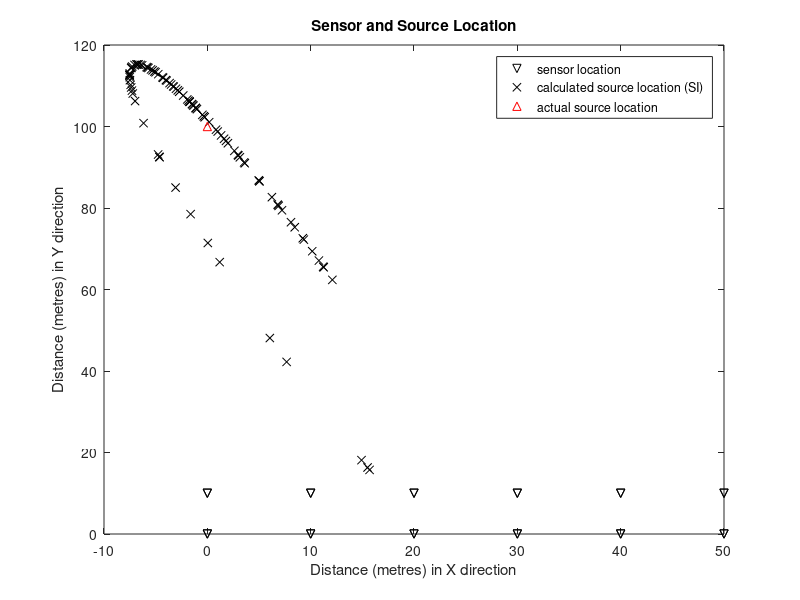

Here is the MATLAB script that generated this plot:
clc;
close all;
clear all;% N sensors, 1 source. Using sensor 1 as reference i.e (x1=0, y1=0, z1=0)
% -----------------------------------------------------
% Definition
% -----------------------------------------------------
nRun=100; % number of Monte Carlo runs
% uncomment one of them
 bML=0; % turn off ML calculation
%bML=1; % turn on ML calculation
% uncomment one of them
perturb=0; % turn off location perturbation
% perturb=1; % turn on location perturbation
% ----------------------------------------------------------------
% Actual source location (m) in Cartesian coordinates x, y and z
% Note: For simplicity, we only varies y for our simulation
% ----------------------------------------------------------------
xs_src_actual=[0];
% Varies the Y position (Choose 1)
%------------------------------------
ys_src_actual=[100]; %100 m
zs_src_actual=[0];
Rs_actual=sqrt(xs_src_actual.^2 + ys_src_actual.^2 + zs_src_actual.^2);
% calculate corresponding range Rs
bearing_actual=[xs_src_actual; ys_src_actual; zs_src_actual]/Rs_actual;
% calculate corresponding bearing
% ----------------------------------------------------------------
% Actual sensor location (m) in Cartesian coordinates x, y and z
% Note: For simplicity, we only use integers and then multiply with
% a scaling factor to produce the actual coordinates.
% e.g. [5 10 15] = [1 2 3] * 5 ;
% ----------------------------------------------------------------
% Scale wrt to 1m (Choose 1)
%------------------------------
scale_dist = 10; % 10 m
% (Choose 1 of the following sensor configuration for study)
%-------------------------------------------------------------
% 12x2 sensors arranged 2 rows
  xi=[0 0 1 1 2 2 3 3 4 4 5 5 0 0 1 1 2 2 3 3 4 4 5 5 ].*scale_dist;
  yi=[0 1 0 1 0 1 0 1 0 1 0 1 0 1 0 1 0 1 0 1 0 1 0 1].*scale_dist;
  zi=[0 0 0 0 0 0 0 0 0 0 0 0 1 1 1 1 1 1 1 1 1 1 1 1].*1.0;
 %20x2 sensors arranged 2 rows
%  xi=[0 0 1 1 2 2 3 3 4 4 5 5 6 6 7 7 8 8 9 9 0 0 1 1 2 2 3 3 4 4 5 5 6 6 7 7 8 8 9 9].*scale_dist;
%  yi=[0 1 0 1 0 1 0 1 0 1 0 1 0 1 0 1 0 1 0 1 0 1 0 1 0 1 0 1 0 1 0 1 0 1 0 1 0 1 0 1].*scale_dist;
%  zi=[0 0 0 0 0 0 0 0 0 0 0 0 0 0 0 0 0 0 0 0 1 1 1 1 1 1 1 1 1 1 1 1 1 1 1 1 1 1 1 1].*1.0;
% % Soldier configuration (each with 2 sensors). z= 1m apart vertically
temp=size(xi);
nSen=temp(1,2); % number of sensor (>4)
noisestd=1;
if (perturb==1)
randn('state',0);
tmp1=randn(3, nSen);
for i=1:2:nSen
xi(i)= xi(i) + noisestd*tmp1(1,i);
xi(i+1)= xi(i+1)+(noisestd+0.01)*tmp1(1,i); % less variance on the body
yi(i)= yi(i) + noisestd*tmp1(2,i);
yi(i+1)= yi(i+1)+(noisestd+0.01)*tmp1(2,i); % less variance on the body
end
zi=zi+0.01*tmp1(3,:); % less variance on the body
end
% RD noise (Choose 1)
% -----------------------------------------------------
Noise_Factor=0.02;
 % noise std = Std_Norm * (source distance). %we expect bigger noise variance for larger distance.
Noise_Var=(Noise_Factor*Rs_actual)^2;
% -----------------------------------------------------
% Functions
% -----------------------------------------------------
% Random Process
% AWGN
randn('state',0);
noise = sqrt(Noise_Var)*randn(nRun, 1);
%noise_mean = mean(noise, 2); % average along row
for k=1:nRun % Monte Carlo Simulation
Xi=[xi' yi' zi'];
Di= sqrt ((xi-xs_src_actual).^2 + (yi-ys_src_actual).^2 + (zi-zs_src_actual).^2);%distance between source ans sensor i
Ri= sqrt ((xi).^2 + (yi).^2 + (zi).^2);%distance between origin and sensor i
locSen=[xi' yi' zi'];
% using N sensors
for i=1:nSen-1
%d21=Di(2)-Di(1);
%d31=Di(3)-Di(1);..
%dn1=Di(n)-Di(1);
%d=[d21;d31;...;dn1];
d(i,1)=Di(i+1)-Di(1)+noise(k); %add noise to RD estimates%distance between sensor i,1
% delta2=Ri(2)^2-d(1)^2;
% delta3=Ri(3)^2-d(1)^2;...
% deltan=Ri(n)^2-d(1)^2;
% delta=[delta2;delta3;...deltan];
delta(i,1)=Ri(i+1)^2-d(1)^2;%delta
% s2= [xi(2) yi(2) zi(2)];
% s3= [xi(3) yi(3) zi(3)];...
% sn= [xi(n) yi(n) zi(n)];
% s=[s2;s3;...sn];
s(i,:)=[xi(i+1) yi(i+1) zi(i+1)];
end
% define weight (positive definite, i.e., diagonal positive and symmetrical)
w=eye(nSen-1); % set to identity matrix for unweighted case
Sw=(s'*w*s)^(-1)*s'*w;
Ps=s*Sw;
Ps_ortho=eye(nSen-1)-Ps;%projection matrix
%------------------------------------------------
%SI method
%------------------------------------------------

Rs_SI_cal=0.5*(d'*Ps_ortho*w*Ps_ortho*delta)/(d'*Ps_ortho*w*Ps_ortho*d);%s cap
% Calculate Xs for SI method
Xs_row_SI = 0.5*Sw*(delta-2*Rs_SI_cal*d);
Xs_SI(k,:)=Xs_row_SI' ;
Rs_SI(k,:)=sqrt(Xs_SI(k,1)^2 + Xs_SI(k,2)^2 + Xs_SI(k,3)^2);%range estimate,norm(s cap)
bearing_SI(k,:)=Xs_SI(k,:)/Rs_SI(k,:);
% error_row= delta - 2*Rs_SI*d - 2*s*Xs_row_SI; %error
% error(k,:)=error_row';
% %------------------------------------------------------
% % Maximum Likelihood Method
% % Objective function is contained in mlobjfun.m
% %----------------------------------------------------------
if (bML==1)
x0 = Xs_SI(k,:); % As value obtained from SI as starting guess
%  x0 = [0 ys_src_actual 0]; % Starting guess
options = optimset('LargeScale','off');
% % LevenbergMarquardt
%options=optimset(options,levenbergMarquardt','on'); % LM
 %options=optimset(options, 'levenbergMarquardt','off'); % Gauss Newton
 options = optimoptions('lsqnonlin','Algorithm','levenberg-marquardt');
 [x,resnorm,residual,exitflag,output]=lsqnonlin(@(x) mlobjfun(x,locSen,Noise_Var,d),x0,[],[],options);
Xs_ML(k,:)=x;
Rs_ML(k,:)=sqrt(Xs_ML(k,1)^2+Xs_ML(k,2)^2+Xs_ML(k,3)^2);
bearing_ML(k,:)=Xs_ML(k,:)/Rs_ML(k,:);
end

% ---------------------------------------------------------------------
% Calculate bias (i.e., errors) for source location, range and bearing
% estimates
% ---------------------------------------------------------------------
% Calculate mean
% -----------------------------------------------------
% SI
bias_Xs_SI(k,1)=Xs_SI(k,1)-xs_src_actual;
bias_Xs_SI(k,2)=Xs_SI(k,2)-ys_src_actual;
bias_Xs_SI(k,3)=Xs_SI(k,3)-zs_src_actual;
% ML
if (bML==1)
bias_Xs_ML(k,1)=Xs_ML(k,1)-xs_src_actual;
bias_Xs_ML(k,2)=Xs_ML(k,2)-ys_src_actual;
bias_Xs_ML(k,3)=Xs_ML(k,3)-zs_src_actual;
end
end
bias_Rs_SI = Rs_SI-Rs_actual;
bias_bearing_SI = 180/pi*acos(bearing_SI*bearing_actual);
if (bML==1)
bias_Rs_ML=Rs_ML-Rs_actual;
bias_bearing_ML = 180/pi*acos(bearing_ML*bearing_actual);
end
meanxs_SI=mean(bias_Xs_SI(:,1));
meanys_SI=mean(bias_Xs_SI(:,2));
meanzs_SI=mean(bias_Xs_SI(:,3));
meanrs_SI=mean(bias_Rs_SI);
meanbear_SI=mean(bias_bearing_SI);
vect_mean_SI=[meanxs_SI;meanys_SI;meanzs_SI;meanrs_SI;meanbear_SI];
%ML
if (bML==1)
meanxs_ML=mean(bias_Xs_ML(:,1));
meanys_ML=mean(bias_Xs_ML(:,2));
meanzs_ML=mean(bias_Xs_ML(:,3));
meanrs_ML=mean(bias_Rs_ML);
meanbear_ML=mean(bias_bearing_ML);
vect_mean_ML=[meanxs_ML;meanys_ML;meanzs_ML;meanrs_ML;meanbear_ML];
end
% Calculate Variance = E[(a - mean)^2]
% -----------------------------------------------------
varxs_SI=var(bias_Xs_SI(:,1));
varys_SI=var(bias_Xs_SI(:,2));
varzs_SI=var(bias_Xs_SI(:,3));
varrs_SI=var(bias_Rs_SI);
varbear_SI=var(bias_bearing_SI);
vect_var_SI=[varxs_SI;varys_SI;varzs_SI;varrs_SI;varbear_SI];
%ML
if (bML==1)
varxs_ML=var(bias_Xs_ML(:,1));
varys_ML=var(bias_Xs_ML(:,2));
varzs_ML=var(bias_Xs_ML(:,3));
varrs_ML=var(bias_Rs_ML);
varbear_ML=var(bias_bearing_ML);
vect_var_ML=[varxs_ML;varys_ML;varzs_ML;varrs_ML;varbear_ML];
end
% Calculate second moment (RMS)= sqrt {E[a^2]} = sqrt {mean^2 + variance}
% -----------------------------------------------------
rmsxs_SI=sqrt(mean(bias_Xs_SI(:,1)).^2+varxs_SI);
rmsys_SI=sqrt(mean(bias_Xs_SI(:,2)).^2+varys_SI);
rmszs_SI=sqrt(mean(bias_Xs_SI(:,3)).^2+varzs_SI);
rmsrs_SI=sqrt(mean(bias_Rs_SI).^2+varrs_SI);
rmsbear_SI=sqrt(mean(bias_bearing_SI).^2+varbear_SI);
vect_rms_SI=[rmsxs_SI;rmsys_SI;rmszs_SI;rmsrs_SI;rmsbear_SI];
%ML
if (bML==1)
rmsxs_ML=sqrt(mean(bias_Xs_ML(:,1)).^2+varxs_ML);
rmsys_ML=sqrt(mean(bias_Xs_ML(:,2)).^2+varys_ML);
rmszs_ML=sqrt(mean(bias_Xs_ML(:,3)).^2+varzs_ML);
rmsrs_ML=sqrt(mean(bias_Rs_ML).^2+varrs_ML);
rmsbear_ML=sqrt(mean(bias_bearing_ML).^2+varbear_ML);
vect_rms_ML=[rmsxs_ML;rmsys_ML;rmszs_ML;rmsrs_ML;rmsbear_ML];
end
% Calculate Cramer Rao Bound
%
cov_mat=Noise_Var.*(0.5*ones(length(d))+0.5*eye(length(d)));
for i=1:length(d)
a1=[xs_src_actual-locSen(i+1,1) ys_src_actual-locSen(i+1,2) zs_src_actual-locSen(i+1,3)];
a2=sqrt((xs_src_actual-locSen(i+1,1))^2+(ys_src_actual-locSen(i+1,2))^2+(zs_src_actual-locSen(i+1,3))^2);
b1=[xs_src_actual-locSen(1,1) ys_src_actual-locSen(1,2) zs_src_actual-locSen(1,3)];
b2=sqrt((xs_src_actual-locSen(1,1))^2+(ys_src_actual-locSen(1,2))^2+(zs_src_actual-locSen(1,3))^2);
jacobian(i,:)= (a1/a2)-(b1/b2);
end
fisher=jacobian'*inv(cov_mat)*jacobian;
crlb= trace(fisher^-1); % compare with MSE of Rs
% -----------------------------------------------------
% Generate Plots
% -----------------------------------------------------
% hfig1=figure;
if (bML==1)
plot(xi, yi,'kv', Xs_SI(:,1), Xs_SI(:,2),'kx',Xs_ML(:,1), Xs_ML(:,2), 'ko', xs_src_actual, ys_src_actual, 'r^'); % plot both SI and ML
legend('sensor location', 'calculated source location(SI)','calculated source location (ML)', 'actual source location ');
else
plot(xi, yi,'kv', Xs_SI(:,1), Xs_SI(:,2), 'kx', xs_src_actual, ys_src_actual, 'r^');
legend('sensor location', 'calculated source location (SI)', 'actual source location');
% plot just SI only
end
title('Sensor and Source Location');
xlabel('Distance (metres) in X direction');
ylabel('Distance (metres) in Y direction');
% axis([-10 30 0 120]);
% variance=Noise_Var
% scaling=scale_dist
% position=ys_src_actual
 rms=[rmsxs_SI, rmsys_SI, rmszs_SI,rmsrs_SI, rmsbear_SI]
 mean=[meanxs_SI, meanys_SI, meanzs_SI,meanrs_SI, meanbear_SI]
 variance=[varxs_SI, varys_SI, varzs_SI,varrs_SI, varbear_SI]
  if (bML==1)
  rms=[rmsxs_ML, rmsys_ML, rmszs_ML,rmsrs_ML, rmsbear_ML]
  mean=[ meanxs_ML, meanys_ML,meanzs_ML, meanrs_ML, meanbear_ML]
  variance=[varxs_ML, varys_ML,varzs_ML, varrs_ML, varbear_ML]
 end

